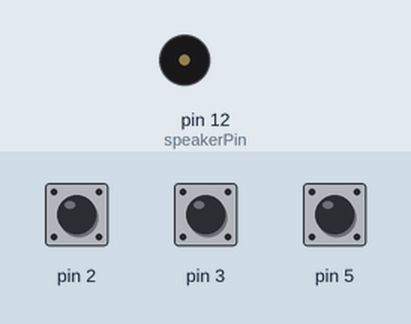
Simulated run of this sketch. Board: Arduino Uno, built with avr-gcc and run on an emulated ATmega328P. Parts: buzzer (waves = sounding). The test bench sets the inputs (shaded band); at power-on: pin 2 HIGH, pin 3 HIGH, pin 5 HIGH.

Above: at 1.2 s.
1.3 s: pin 2 pulled LOW for 0.15 s
At 1.37 s:
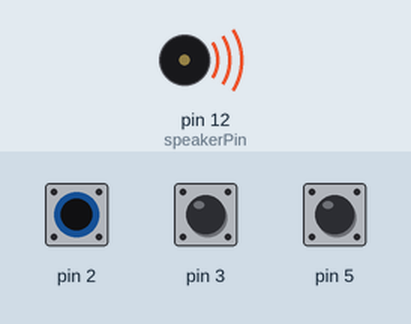
2.9 s: pin 2 pulled LOW for 3.2 s
At 6.5 s:
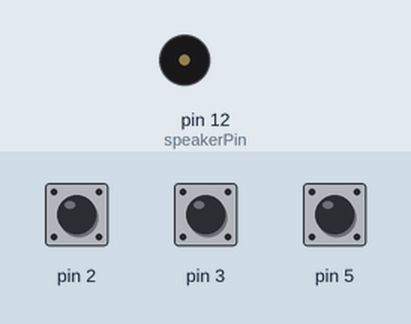
7.6 s: pin 3 pulled LOW for 3.2 s
At 8.6 s:
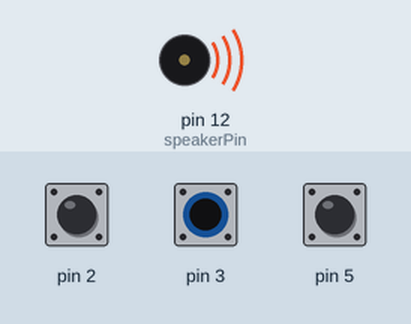
Timing chart, 0 to 12.3 s (numbered marks = the images above; inputs shaded):
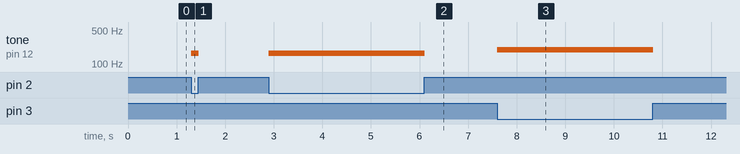

The sketch:

keyboard.ino
```cpp
//THIS PROGRAM DOESN'T WORK. ALSO DON'T PLUT INTO COM 1 OR 0. IT BREAKS YOUR ARDUINO.

int speakerPin = 12;

void setup() {
pinMode(speakerPin,OUTPUT);
pinMode(5,INPUT_PULLUP);
pinMode(2,INPUT_PULLUP);
pinMode(3,INPUT_PULLUP);
pinMode(4,INPUT_PULLUP);
}

void loop() {
  if(!digitalRead(5)){
    play("c");
  }

  else if(!digitalRead(2)){
    play("e");
  }


  else if(!digitalRead(3)){
    play("g");
  }

  else if(!digitalRead(3)){
    play("b");
  }

  else{
    noTone(12);
  }

}


void play( String note)
{
int numNotes=23;
String notes[]={"c","c#","d","d#","e","f","f#","g","g#","a","a#","b","C","C#","D","E","F","F#","G","G#","A","A#","B"," "};
int frequencies[]={131,139,147,155,165,175,185,196,208,220,233,247,262,277,294,311,330,349,370,392,415,440,466,494,0};

int currentFrequency=0;
  int beatLength=200;
for(int i=0;i<numNotes;i++)
{
  if (notes[i] == note){
    currentFrequency = frequencies[i];
  }
}


tone(speakerPin,currentFrequency);
delay(50);
}
```

Measured:
- after the input at 1.3 s, tone on pin 12 (speakerPin): silent → 165 Hz at once, → silent 0.15 s later
- after the input at 2.9 s, tone on pin 12 (speakerPin): silent → 165 Hz at once, → silent 3.2 s later
- after the input at 7.6 s, tone on pin 12 (speakerPin): silent → 196 Hz at once, → silent 3.2 s later
